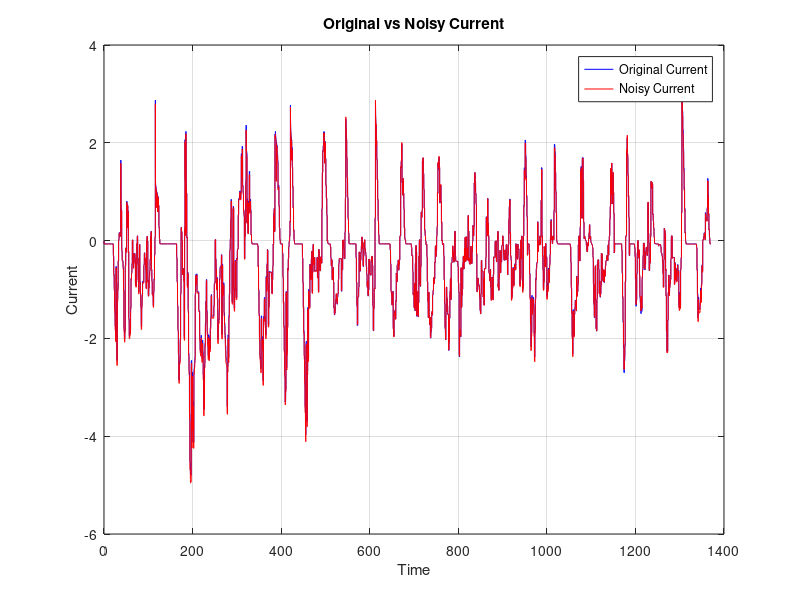
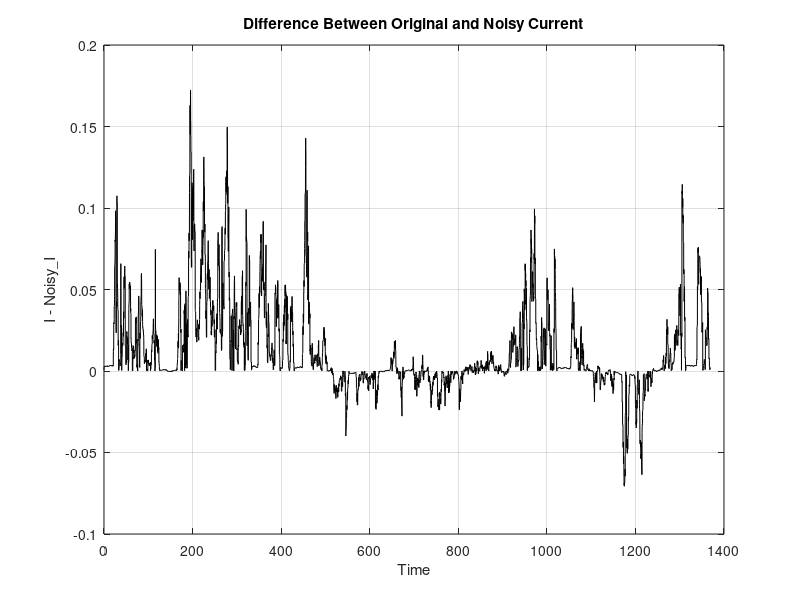
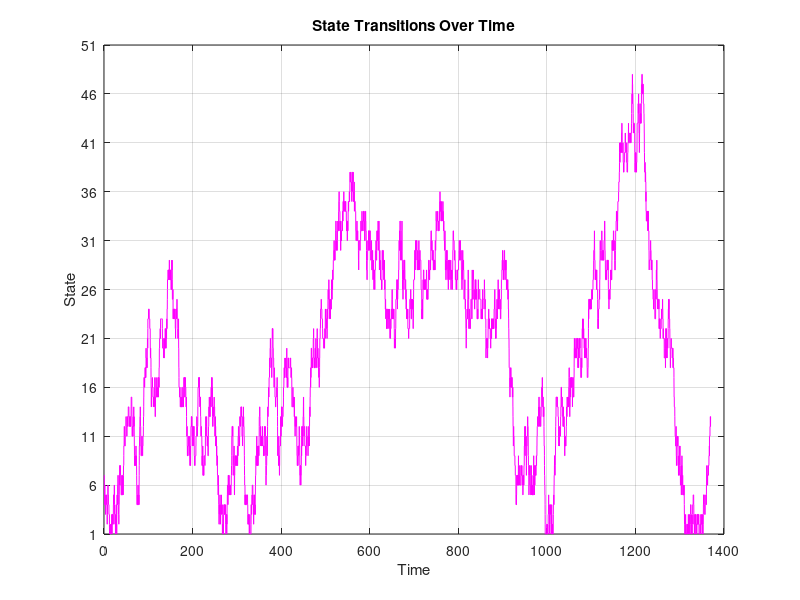

Write the MATLAB code that produced these figures, in order.
clc; clear; close all;


rng(1)

% Load the dataset
load('udds_data.mat');

I = udds_data(1).I;
t = udds_data(1).t;


%% epsilon space
% Define noise parameters
epsilon_percent_span = 0.1; % Span of epsilon in percentage (10%)
sigma_percent = 0.001;      % Standard deviation in percentage (0.1%)

N = 51; % Number of states
epsilon_vector = linspace(-epsilon_percent_span/2, epsilon_percent_span/2, N); % From -5% to +5%
sigma = sigma_percent; % Standard deviation in percentage

% Initialize transition probability matrix P
P = zeros(N);
for i = 1:N
    probabilities = normpdf(epsilon_vector, epsilon_vector(i), sigma);
    P(i, :) = probabilities / sum(probabilities); % Normalize to sum to 1
end

% Initialize state tracking
initial_state = randsample(1:N, 1); % Randomly select initial state
current_state = initial_state;

%% epsilon to current space

noisy_I = zeros(size(I));
states = zeros(size(I)); % Vector to store states
epsilon = zeros(size(I));
% Generate noisy current and track states
for k = 1:length(I)
    epsilon(k) = epsilon_vector(current_state);
    noisy_I(k) = I(k) + abs(I(k)) * epsilon(k); % Apply the epsilon percentage
    
    states(k) = current_state; % Store the current state
    
    % Transition to the next state based on probabilities
    current_state = randsample(1:N, 1, true, P(current_state, :));
end

% Plot Original and Noisy Current
figure(1)
plot(t, I, 'b', 'DisplayName', 'Original Current');
hold on;
plot(t, noisy_I, 'r', 'DisplayName', 'Noisy Current');
xlabel('Time');
ylabel('Current');
title('Original vs Noisy Current');
legend;
grid on;
hold off;

% Plot the Difference Between Original and Noisy Current
figure(2)
plot(t, I - noisy_I, 'k');
xlabel('Time');
ylabel('I - Noisy\_I');
title('Difference Between Original and Noisy Current');
grid on;

% Plot the State Transitions
figure(3)
plot(t, states, 'm');
xlabel('Time');
ylabel('State');
title('State Transitions Over Time');
ylim([1 N]); % Set y-axis limits to match state range
yticks(1:5:N); % Adjust y-ticks for better readability
grid on;
